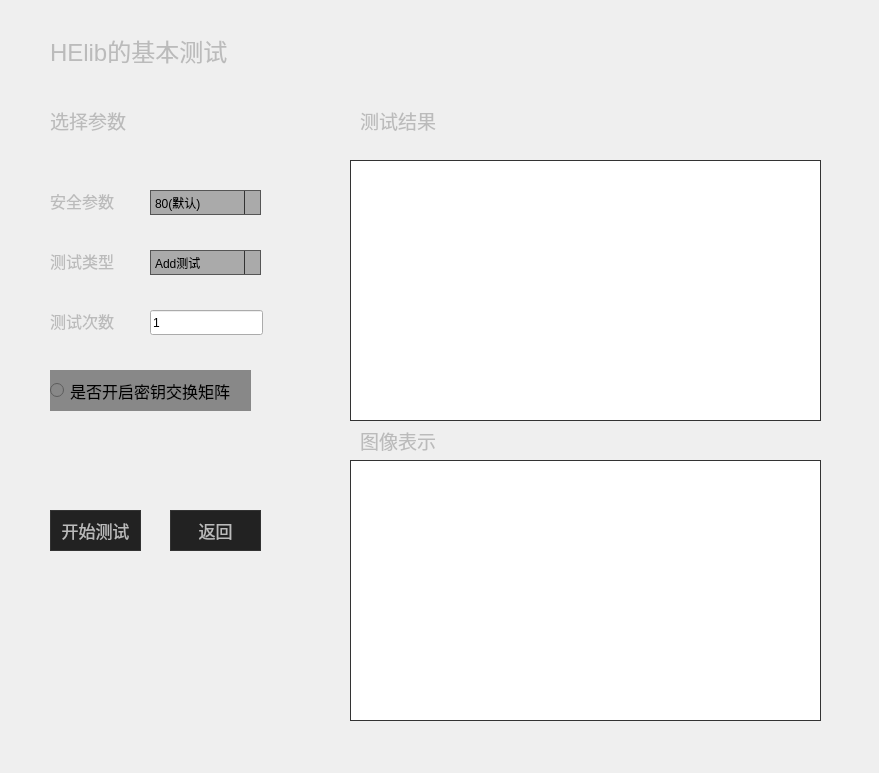
<?xml version="1.0" encoding="UTF-8"?>
<ui version="4.0">
 <class>BaseTestHElib</class>
 <widget class="QWidget" name="BaseTestHElib">
  <property name="geometry">
   <rect>
    <x>0</x>
    <y>0</y>
    <width>879</width>
    <height>773</height>
   </rect>
  </property>
  <property name="windowTitle">
   <string>HElib的基本测试</string>
  </property>
  <property name="styleSheet">
   <string notr="true">QStackedWidget, QLabel, QPushButton, QRadioButton, QCheckBox, 
QGroupBox, QStatusBar, QToolButton, QComboBox, QDialog {
    background-color: #222222;
    color: #BBBBBB;
    font-family: &quot;Segoe UI&quot;;
}</string>
  </property>
  <widget class="QLabel" name="label">
   <property name="geometry">
    <rect>
     <x>50</x>
     <y>20</y>
     <width>191</width>
     <height>61</height>
    </rect>
   </property>
   <property name="font">
    <font>
     <family>Segoe UI</family>
     <pointsize>18</pointsize>
    </font>
   </property>
   <property name="styleSheet">
    <string notr="true">QLabel {
    border: none;
    padding: 0;
    background: none;
}
</string>
   </property>
   <property name="text">
    <string>HElib的基本测试</string>
   </property>
  </widget>
  <widget class="QLabel" name="label_2">
   <property name="geometry">
    <rect>
     <x>50</x>
     <y>110</y>
     <width>81</width>
     <height>21</height>
    </rect>
   </property>
   <property name="font">
    <font>
     <family>Segoe UI</family>
     <pointsize>14</pointsize>
    </font>
   </property>
   <property name="styleSheet">
    <string notr="true">QLabel {
    border: none;
    padding: 0;
    background: none;
}</string>
   </property>
   <property name="text">
    <string>选择参数</string>
   </property>
  </widget>
  <widget class="QLabel" name="label_3">
   <property name="geometry">
    <rect>
     <x>50</x>
     <y>180</y>
     <width>81</width>
     <height>41</height>
    </rect>
   </property>
   <property name="font">
    <font>
     <family>Segoe UI</family>
     <pointsize>12</pointsize>
    </font>
   </property>
   <property name="styleSheet">
    <string notr="true">QLabel {
    border: none;
    padding: 0;
    background: none;
}
</string>
   </property>
   <property name="text">
    <string>安全参数</string>
   </property>
  </widget>
  <widget class="QComboBox" name="comboBox">
   <property name="geometry">
    <rect>
     <x>150</x>
     <y>190</y>
     <width>111</width>
     <height>25</height>
    </rect>
   </property>
   <property name="styleSheet">
    <string notr="true">QComboBox {
    background-color: #AAA;
    border: 1px solid #555;
    color: black;
}

QComboBox::drop-down {
    subcontrol-origin: padding;
    subcontrol-position: top right;
    border-left: 1px solid #333333;
}</string>
   </property>
   <item>
    <property name="text">
     <string>80(默认)</string>
    </property>
   </item>
  </widget>
  <widget class="QLabel" name="label_4">
   <property name="geometry">
    <rect>
     <x>50</x>
     <y>240</y>
     <width>81</width>
     <height>41</height>
    </rect>
   </property>
   <property name="font">
    <font>
     <family>Segoe UI</family>
     <pointsize>12</pointsize>
    </font>
   </property>
   <property name="styleSheet">
    <string notr="true">QLabel {
    border: none;
    padding: 0;
    background: none;
}</string>
   </property>
   <property name="text">
    <string>测试类型</string>
   </property>
  </widget>
  <widget class="QLabel" name="label_5">
   <property name="geometry">
    <rect>
     <x>50</x>
     <y>300</y>
     <width>81</width>
     <height>41</height>
    </rect>
   </property>
   <property name="font">
    <font>
     <family>Segoe UI</family>
     <pointsize>12</pointsize>
    </font>
   </property>
   <property name="styleSheet">
    <string notr="true">QLabel {
    border: none;
    padding: 0;
    background: none;
}</string>
   </property>
   <property name="text">
    <string>测试次数</string>
   </property>
  </widget>
  <widget class="QComboBox" name="TestType">
   <property name="geometry">
    <rect>
     <x>150</x>
     <y>250</y>
     <width>111</width>
     <height>25</height>
    </rect>
   </property>
   <property name="styleSheet">
    <string notr="true">QComboBox {
    background-color: #AAA;
    border: 1px solid #555;
    color: black;
}

QComboBox::drop-down {
    subcontrol-origin: padding;
    subcontrol-position: top right;
    border-left: 1px solid #333333;
}</string>
   </property>
   <item>
    <property name="text">
     <string>Add测试</string>
    </property>
   </item>
   <item>
    <property name="text">
     <string>Add Plain测试</string>
    </property>
   </item>
   <item>
    <property name="text">
     <string>Mult测试</string>
    </property>
   </item>
   <item>
    <property name="text">
     <string>Mult Plain测试</string>
    </property>
   </item>
   <item>
    <property name="text">
     <string>Square测试</string>
    </property>
   </item>
   <item>
    <property name="text">
     <string>Negation测试</string>
    </property>
   </item>
   <item>
    <property name="text">
     <string>Sub测试</string>
    </property>
   </item>
   <item>
    <property name="text">
     <string>Xor测试</string>
    </property>
   </item>
   <item>
    <property name="text">
     <string>nXor测试</string>
    </property>
   </item>
   <item>
    <property name="text">
     <string>Rotate Random测试</string>
    </property>
   </item>
   <item>
    <property name="text">
     <string>Encryption测试</string>
    </property>
   </item>
   <item>
    <property name="text">
     <string>Decryption测试</string>
    </property>
   </item>
  </widget>
  <widget class="QLineEdit" name="lineEdit">
   <property name="geometry">
    <rect>
     <x>150</x>
     <y>310</y>
     <width>113</width>
     <height>25</height>
    </rect>
   </property>
   <property name="text">
    <string>1</string>
   </property>
  </widget>
  <widget class="QPushButton" name="start">
   <property name="geometry">
    <rect>
     <x>50</x>
     <y>510</y>
     <width>91</width>
     <height>41</height>
    </rect>
   </property>
   <property name="font">
    <font>
     <family>Segoe UI</family>
     <pointsize>13</pointsize>
    </font>
   </property>
   <property name="styleSheet">
    <string notr="true">QPushButton {
    border: 1px solid #333333;
    padding: 4px;
    min-width: 65px;
    min-height: 12px;
}

QPushButton:hover {
    background-color: #333333;
    border-color: #444444;
}

QPushButton:pressed {
    background-color: #111111;
    border-color: #333333;
    color: yellow;
}

QPushButton:disabled {
    color: #333333;
}</string>
   </property>
   <property name="text">
    <string>开始测试</string>
   </property>
  </widget>
  <widget class="QPushButton" name="return_2">
   <property name="geometry">
    <rect>
     <x>170</x>
     <y>510</y>
     <width>91</width>
     <height>41</height>
    </rect>
   </property>
   <property name="font">
    <font>
     <family>Segoe UI</family>
     <pointsize>13</pointsize>
    </font>
   </property>
   <property name="styleSheet">
    <string notr="true">QPushButton {
    border: 1px solid #333333;
    padding: 4px;
    min-width: 65px;
    min-height: 12px;
}

QPushButton:hover {
    background-color: #333333;
    border-color: #444444;
}

QPushButton:pressed {
    background-color: #111111;
    border-color: #333333;
    color: yellow;
}

QPushButton:disabled {
    color: #333333;
}</string>
   </property>
   <property name="text">
    <string>返回</string>
   </property>
  </widget>
  <widget class="QtCharts::QChartView" name="graphicsView">
   <property name="geometry">
    <rect>
     <x>350</x>
     <y>460</y>
     <width>471</width>
     <height>261</height>
    </rect>
   </property>
   <property name="styleSheet">
    <string notr="true">QAbstractScrollArea, QLineEdit, QTextEdit, QAbstractSpinBox, QComboBox {
    border-color: #333333;
    border: 1px solid #333333;

}</string>
   </property>
  </widget>
  <widget class="QTextEdit" name="result">
   <property name="geometry">
    <rect>
     <x>350</x>
     <y>160</y>
     <width>471</width>
     <height>261</height>
    </rect>
   </property>
   <property name="styleSheet">
    <string notr="true">QAbstractScrollArea, QLineEdit, QTextEdit, QAbstractSpinBox, QComboBox {
    border-color: #333333;
    border: 1px solid #333333;

}</string>
   </property>
  </widget>
  <widget class="QRadioButton" name="radioButton">
   <property name="geometry">
    <rect>
     <x>50</x>
     <y>370</y>
     <width>201</width>
     <height>41</height>
    </rect>
   </property>
   <property name="font">
    <font>
     <family>Segoe UI</family>
     <pointsize>12</pointsize>
    </font>
   </property>
   <property name="styleSheet">
    <string notr="true">QStackedWidget, QLabel, QPushButton, QRadioButton, QCheckBox, 
QGroupBox, QStatusBar, QToolButton, QComboBox, QDialog, QTabBar {
    font-family: &quot;Segoe UI&quot;;
    background-color: #888;
    color: #000;
}</string>
   </property>
   <property name="text">
    <string>是否开启密钥交换矩阵</string>
   </property>
  </widget>
  <widget class="QLabel" name="label_7">
   <property name="geometry">
    <rect>
     <x>360</x>
     <y>110</y>
     <width>81</width>
     <height>21</height>
    </rect>
   </property>
   <property name="font">
    <font>
     <family>Segoe UI</family>
     <pointsize>14</pointsize>
    </font>
   </property>
   <property name="styleSheet">
    <string notr="true">QLabel {
    border: none;
    padding: 0;
    background: none;
}</string>
   </property>
   <property name="text">
    <string>测试结果</string>
   </property>
  </widget>
  <widget class="QLabel" name="label_8">
   <property name="geometry">
    <rect>
     <x>360</x>
     <y>430</y>
     <width>81</width>
     <height>21</height>
    </rect>
   </property>
   <property name="font">
    <font>
     <family>Segoe UI</family>
     <pointsize>14</pointsize>
    </font>
   </property>
   <property name="styleSheet">
    <string notr="true">QLabel {
    border: none;
    padding: 0;
    background: none;
}</string>
   </property>
   <property name="text">
    <string>图像表示</string>
   </property>
  </widget>
 </widget>
 <customwidgets>
  <customwidget>
   <class>QtCharts::QChartView</class>
   <extends>QGraphicsView</extends>
   <header location="global">qchartview.h</header>
  </customwidget>
 </customwidgets>
 <resources/>
 <connections/>
</ui>
